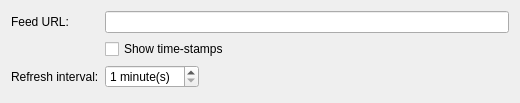
<?xml version="1.0" encoding="UTF-8"?>
<ui version="4.0">
 <class>feedConfig</class>
 <widget class="QWidget" name="feedConfig">
  <property name="geometry">
   <rect>
    <x>0</x>
    <y>0</y>
    <width>520</width>
    <height>103</height>
   </rect>
  </property>
  <layout class="QFormLayout" name="formLayout">
   <property name="fieldGrowthPolicy">
    <enum>QFormLayout::ExpandingFieldsGrow</enum>
   </property>
   <item row="0" column="0">
    <widget class="QLabel" name="label">
     <property name="whatsThis">
      <string>(To know your &quot;Feed URL&quot;, login to your Reddit account, go to preferences. Paste it above and click OK)</string>
     </property>
     <property name="text">
      <string>Feed URL:</string>
     </property>
    </widget>
   </item>
   <item row="0" column="1">
    <widget class="QLineEdit" name="kcfg_feed">
     <property name="toolTip">
      <string>(To know your &quot;Feed URL&quot;, login to your Reddit account, go to preferences. Paste it above and click OK)</string>
     </property>
    </widget>
   </item>
   <item row="1" column="1">
    <widget class="QCheckBox" name="kcfg_time_stamps">
     <property name="text">
      <string>Show time-stamps</string>
     </property>
    </widget>
   </item>
   <item row="2" column="0">
    <widget class="QLabel" name="label_2">
     <property name="text">
      <string>Refresh interval:</string>
     </property>
    </widget>
   </item>
   <item row="2" column="1">
    <widget class="QSpinBox" name="kcfg_interval">
     <property name="suffix">
      <string> minute(s)</string>
     </property>
     <property name="minimum">
      <number>1</number>
     </property>
    </widget>
   </item>
  </layout>
 </widget>
 <resources/>
 <connections/>
</ui>
